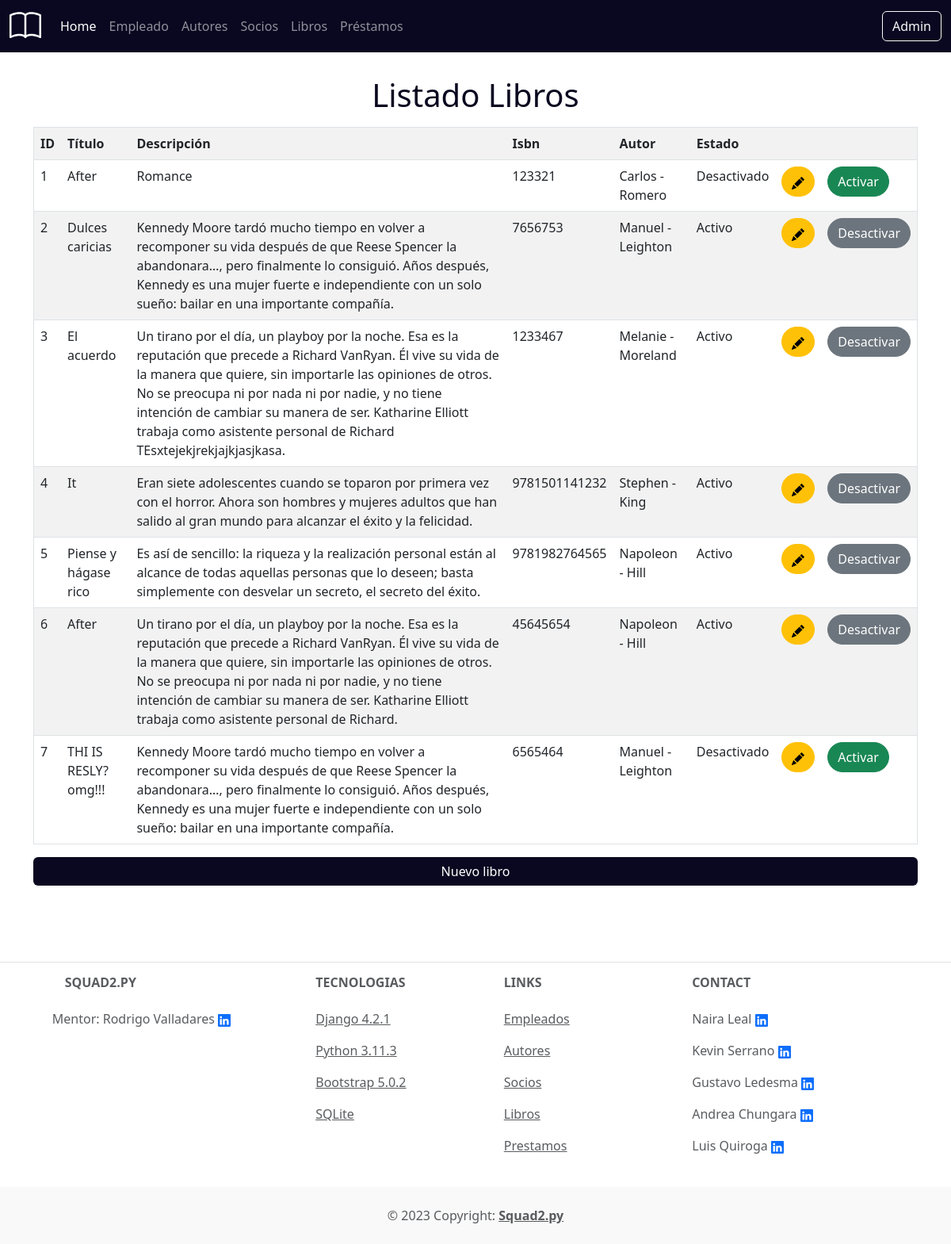
Screenshot of /biblioteca/libro/listado/ with the database file from the repository.
### biblioteca/models.py (models this page shows, shortened)
class Libro(models.Model):
    titulo=models.CharField(max_length=80)
    descripcion=models.CharField(max_length=800)
    isbn=models.IntegerField(default=0)
    autor=models.ForeignKey(
        Autor,
        related_name="libros",
        on_delete=models.CASCADE)
    activo=models.BooleanField(default=True)

class Autor(models.Model):
    nombre=models.CharField(max_length=50)
    apellido=models.CharField(max_length=50)
    nacionalidad=models.CharField(max_length=50)
    activo=models.BooleanField(default=True)
    def __str__(self):
        return f"{self.nombre} - {self.apellido}"

### biblioteca/views.py (the view)
# urls.py: path('libro/listado/', views.listado_libro, name='libros_lista'),
def listado_libro(request):
    libros = Libro.objects.all()
    context = {
        "libros": libros,
    }
    return render(request, "libro/libros_lista.html", context)

### templates/libro/libros_lista.html (shortened to what this page needs)
{% extends 'home/navbar.html' %}
{% load static %}
{% block estilos %}
<link rel="stylesheet" href="{% static 'styles/list.css' %}">
{% endblock estilos %}
{% block content %}
<div class="container py-5">
    <h1 class="text-center ">Listado Libros</h1>
    <div class="row">
        <div class="colum">
            <table border="1" class="table table-striped container mt-2">
                <tr>
                    <th scope="col"> ID </th>
                    <th scope="col"> Título </th>
                    <th scope="col"> Descripción </th>
                    <th scope="col"> Isbn </th>
                    <th scope="col"> Autor </th>
                    <th scope="col"> Estado </th>
                    <th scope="col">  </th>
                    <th scope="col">  </th>
                </tr>
                {% for libro in libros %}
                    <tr>
                        <td> {{libro.id}} </td>
                        <td> {{libro.titulo}} </td>
                        <td> {{libro.descripcion}} </td>
                        <td> {{libro.isbn}} </td>
                        <td> {{libro.autor}} </td>
                        <td>
                            {% if libro.activo %}
                                <p>Activo</p>
                            {% else %}
                                <p>Desactivado</p>
                            {% endif%}
                        </td>
                        <td>
                            <a href=" {% url 'actualizar_libro' libro.id %} ">
                                <button type="button" class="btn btn-warning rounded-pill">
                                </button>
                            </a>
                        </td>
                        <td>
                            {% if libro.activo %}
                                <a href="{% url 'desactivar_libro' libro.id %}">
                                    <button type="button" class="btn btn-secondary rounded-pill">
                                        Desactivar
                                    </button>
                                </a>
                            {% else %}
                                <a href="{% url 'activar_libro' libro.id %}">
                                    <button type="button" class="btn btn-success rounded-pill">
                                        Activar
                                    </button>
                                </a>
                            {% endif %}
                        </td>
                    </tr>
                    {% empty %}
                    <div class="alert alert-danger " role="alert">
                        Sin libros...
                    </div>
                {% endfor %}
            </table>
        </div>
    </div>
    <div class="col-12">
        <div class="row">
            <div class="col-12">
                <a class="d-grid gap-2 btn btn-color" href="{% url 'nuevo_libro' %}">
                    Nuevo libro
                </a>
            </div>
        </div>
    </div>
</div>
{% endblock %}

### static/styles/list.css (style rules this page uses)
.btn-color { color: white; background-color: #0A0820; border: #0A0820; transition: 1s; }

### static/styles/style.css (style rules this page uses)
body { margin: 0; padding: 0; }
.f-color { color: #0A0820; }

### rows the page displays
Libro: id "1", titulo "After", descripcion "Romance", isbn "123321", autor "Carlos - Romero", activo "Desactivado"
Libro: id "2", titulo "Dulces caricias", descripcion "Kennedy Moore tardó mucho tiempo en volver a recomponer su vida después de que Reese Spencer la abandonara…, pero finalmente lo consiguió. Años después, Kennedy es una mujer fuerte e independiente con un solo sueño: bailar en una importante compañía.", isbn "7656753", autor "Manuel - Leighton", activo "Activo"
Libro: id "3", titulo "El acuerdo", descripcion "Un tirano por el día, un playboy por la noche. Esa es la reputación que precede a Richard VanRyan. Él vive su vida de la manera que quiere, sin importarle las opiniones de otros. No se preocupa ni por nada ni por nadie, y no tiene intención de cambiar su manera de ser. Katharine Elliott trabaja como asistente personal de Richard TEsxtejekjrekjajkjasjkasa.", isbn "1233467", autor "Melanie - Moreland", activo "Activo"
Libro: id "4", titulo "It", descripcion "Eran siete adolescentes cuando se toparon por primera vez con el horror. Ahora son hombres y mujeres adultos que han salido al gran mundo para alcanzar el éxito y la felicidad.", isbn "9781501141232", autor "Stephen - King", activo "Activo"
Libro: id "5", titulo "Piense y hágase rico", descripcion "Es así de sencillo: la riqueza y la realización personal están al alcance de todas aquellas personas que lo deseen; basta simplemente con desvelar un secreto, el secreto del éxito.", isbn "9781982764565", autor "Napoleon - Hill", activo "Activo"
Libro: id "6", titulo "After", descripcion "Un tirano por el día, un playboy por la noche. Esa es la reputación que precede a Richard VanRyan. Él vive su vida de la manera que quiere, sin importarle las opiniones de otros. No se preocupa ni por nada ni por nadie, y no tiene intención de cambiar su manera de ser. Katharine Elliott trabaja como asistente personal de Richard.", isbn "45645654", autor "Napoleon - Hill", activo "Activo"
Libro: id "7", titulo "THI IS RESLY? omg!!!", descripcion "Kennedy Moore tardó mucho tiempo en volver a recomponer su vida después de que Reese Spencer la abandonara…, pero finalmente lo consiguió. Años después, Kennedy es una mujer fuerte e independiente con un solo sueño: bailar en una importante compañía.", isbn "6565464", autor "Manuel - Leighton", activo "Desactivado"
